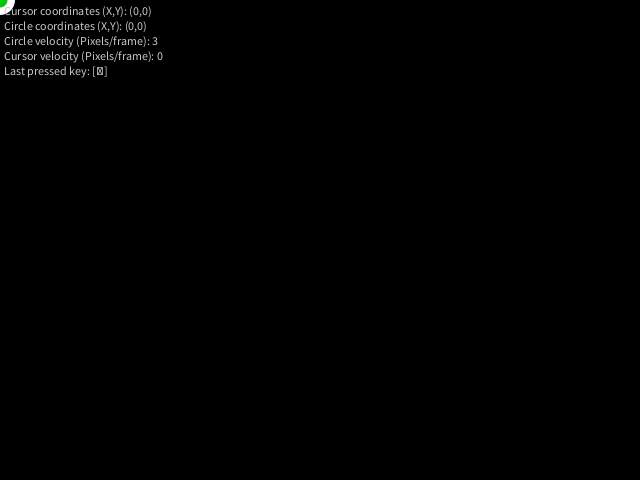
Frame 1 (no input)
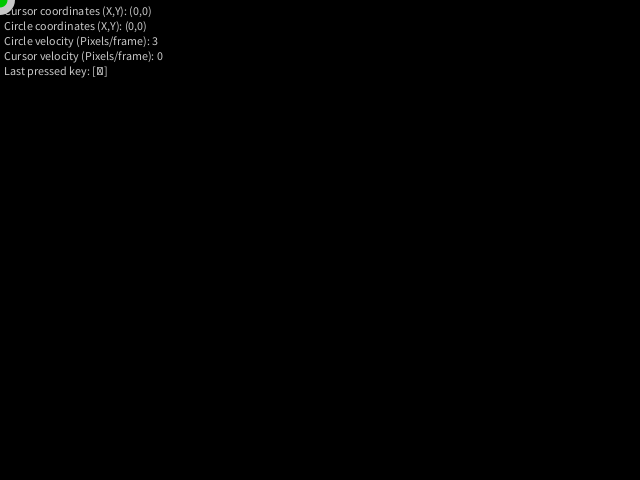
Frame 60 (the mouse pressed at the canvas centre just before this capture)
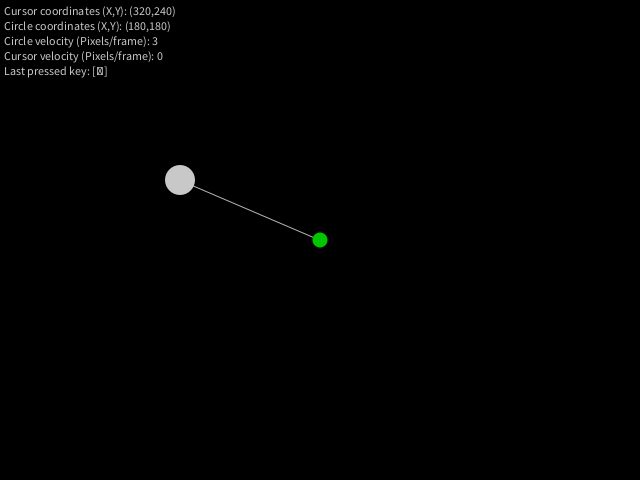
Frame 120 (the mouse held since frame 60 and released just before this capture)

The Processing sketch that drew these frames (run headless with seeded random() and noise(); from frame 60 on, the mouse is pressed at the canvas centre):

// Processing sketch: circle_chaser
// ── circle_chaser.pde
void setup(){
  size(640,480);
  background(0);
  strokeCap(SQUARE);
}
int x=0;//Circle's X coord
int y=0;//Circle's Y coord
int vel=3;//Circle moves this many pixels/frame
boolean debug=false;
void draw(){
  background(0);
  if (dist(x,y,mouseX,mouseY)>vel){ //Stops spazzing if circle is ontop of cursor
    if (x<mouseX){//Handles movement along X axis
     x+=vel;
    }else{
     x-=vel;
    }
    if (y<=mouseY){//Handles movement along Y axis
      y+=vel;
    }else{
      y-=vel;
    }
  }
  stroke(180);
 
  //Renders the line between circle and cursor
  line(x,y,mouseX,mouseY);
  noStroke();
  
  //Renders the circle
  ellipse(x,y,30,30);
  
  //Renders the circle around the cursor
  fill(0,200,0);
  ellipse(mouseX,mouseY,15,15);
  fill(200);
  
  //Debug info
  text("Cursor coordinates (X,Y): (" +mouseX+","+mouseY+")",4,15);
  text("Circle coordinates (X,Y): ("+x+","+y+")",4,30);
  text("Circle velocity (Pixels/frame): "+vel,4,45);
  text("Cursor velocity (Pixels/frame): "+(round(dist(pmouseX,pmouseY,mouseX,mouseY))),4,60);
  text("Last pressed key: ["+key+"]",4,75);
}
